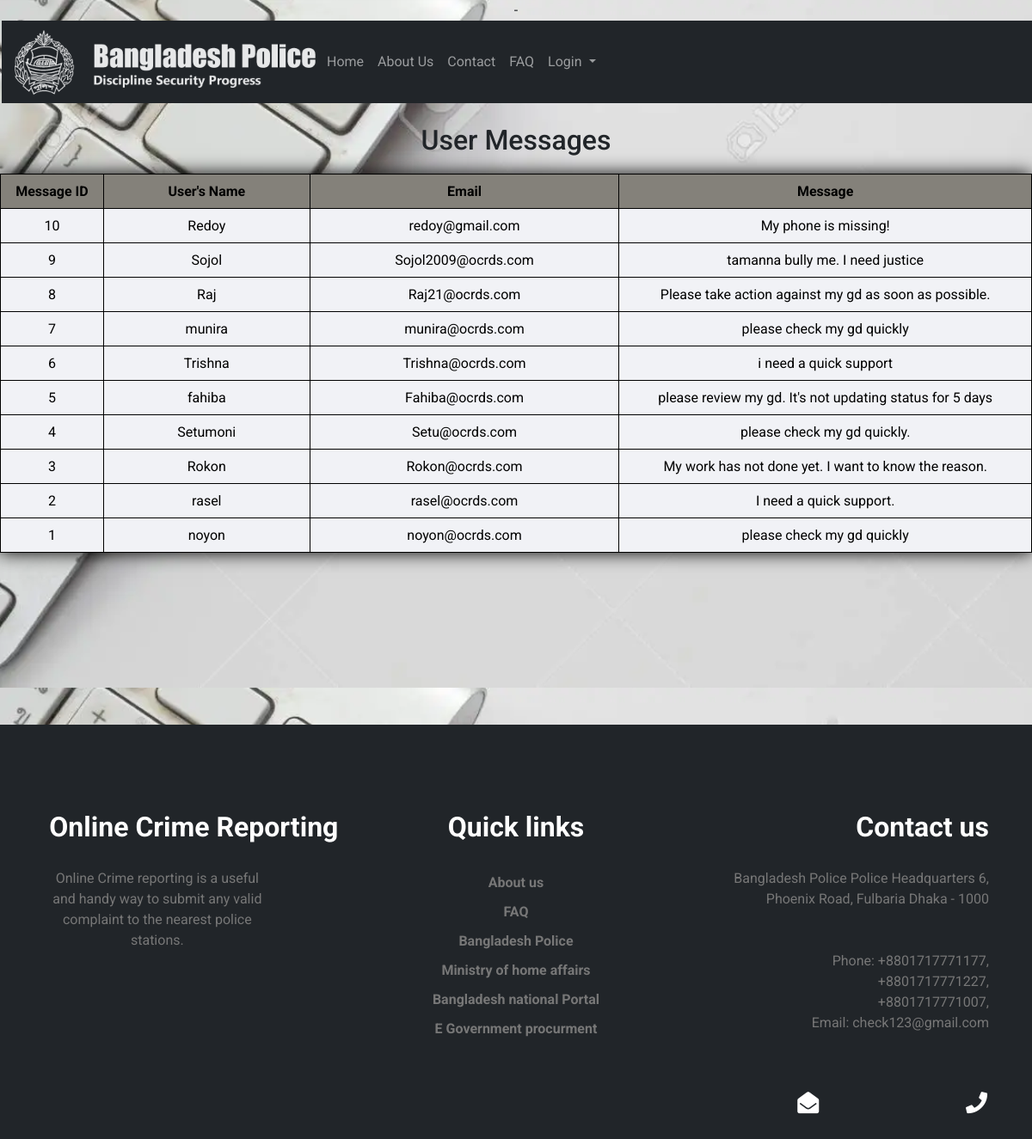
The page /Pages/message.php on the database its author committed.
### tables this page shows
CREATE TABLE `message` (
  `mid` int(9) NOT NULL,
  `name` varchar(40) NOT NULL,
  `email` varchar(100) NOT NULL,
  `message` text NOT NULL
);

### Pages/message.php (the view, shortened to what this page needs)
-<?php
  include "../php/db.php";
?>
<!DOCTYPE html>
<html lang="en">
<head>
    <link href="../css/bootstrap.min.css" rel="stylesheet">
    <link rel="stylesheet" href="../css/style.css">
    <link rel="stylesheet" href="../css/responsive.css">
  <link rel="stylesheet" type="text/css" href="../css/login_style.css">
  <link rel="stylesheet" href="https://cdnjs.cloudflare.com/ajax/libs/font-awesome/4.7.0/css/font-awesome.min.css">
  <link rel="stylesheet" href="https://use.fontawesome.com/releases/v5.15.1/css/all.css">
    <link href="../css/historytable.css" rel="stylesheet">
</head>
<body>
<div class="container-fluid">
    <?php
        include "../php/navbar.php";
    ?>
</div>
<div>
  <br>
<h2> User Messages</h2>
<table id="t" class="table1">
  <thead style="color:black; background-color:#84817a;">
    <tr>
      <th scope="col">Message ID</th>
      <th scope="col">User's Name</th>
      <th scope="col">Email</th>
      <th scope="col">Message</th>
    </tr>
  </thead>
  <?php
      $query="select * from message order by mid desc limit 100";
      $result=mysqli_query($conn,$query);
      while($rows=mysqli_fetch_assoc($result)){
  ?>
  <tbody style=" color: black; background-color:#f1f2f6">
      <tr>
        <td class="cgdid"><?php echo $rows['mid']; ?></td>
        <td class="ctype"><?php echo $rows['name']; ?></td>
        <td class="cloc"><?php echo $rows['email']; ?></td>
        <td class="cproblem"><?php echo $rows['message']; ?></td>
      </tr>
    </tbody>
  <?php
    }
  ?>
</table>
</div>
<?php
    include "../php/footer.php";
    ?>
</body>
</html>

### css/style.css (style rules this page uses)
body { background-size: cover; background-image: url(../Images/bg1.jpg); background-position: center; }
body, html { width: 100%; max-width: 100%; height: 100%; font-family: "Lato"; color: #212529; }

### css/login_style.css (style rules this page uses)
body { background: #76b852; background: -webkit-linear-gradient(right, #76b852, #8DC26F); background: -moz-linear-gradient(right, #76b852, #8DC26F); background: -o-linear-gradient(right, #76b852, #8DC26F); background: linear-gradient(to left, #76b852, #8DC26F); font-family: "Roboto", sans-serif; -webkit-font-smoothing: antialiased; -moz-osx-font-smoothing: grayscale; }

### css/historytable.css (style rules this page uses)
table { width: 100%; margin: 20px auto; table-layout: auto; }
body { background-image: url(../Images/bg.jpg); background-size: cover; width: 100vw; height: auto; text-align: center; }
table, td, th { border-collapse: collapse; }
th, td { padding: 10px; border: solid 1px; text-align: center; }
.cgdid { width: 10%; }
.ctype { width: 20%; }
.cloc { width: 30%; }
.cproblem { width: 40%; }

### Pages/message.php (style rules this page uses)
body { background-image: url(../Images/kb2.jpg); background-size: cover; width: 100vw; height: auto; text-align: center; }
.table1 { box-shadow: 0px 0px 20px #000; -webkit-box-shadow: 0px 0px 20px #000; -moz-box-shadow: 0px 0px 20px #000; }

### rows shown on the page
message: mid "10", name "Redoy", email "redoy@gmail.com", message "My phone is missing!"
message: mid "9", name "Sojol", email "Sojol2009@ocrds.com", message "tamanna bully me. I need justice"
message: mid "8", name "Raj", email "Raj21@ocrds.com", message "Please take action against my gd as soon as possible."
message: mid "7", name "munira", email "munira@ocrds.com", message "please check my gd quickly"
message: mid "6", name "Trishna", email "Trishna@ocrds.com", message "i need a quick support"
message: mid "5", name "fahiba", email "Fahiba@ocrds.com", message "please review my gd. It's not updating status for 5 days"
message: mid "4", name "Setumoni", email "Setu@ocrds.com", message "please check my gd quickly."
message: mid "3", name "Rokon", email "Rokon@ocrds.com", message "My work has not done yet. I want to know the reason."
message: mid "2", name "rasel", email "rasel@ocrds.com", message "I need a quick support."
message: mid "1", name "noyon", email "noyon@ocrds.com", message "please check my gd quickly"
